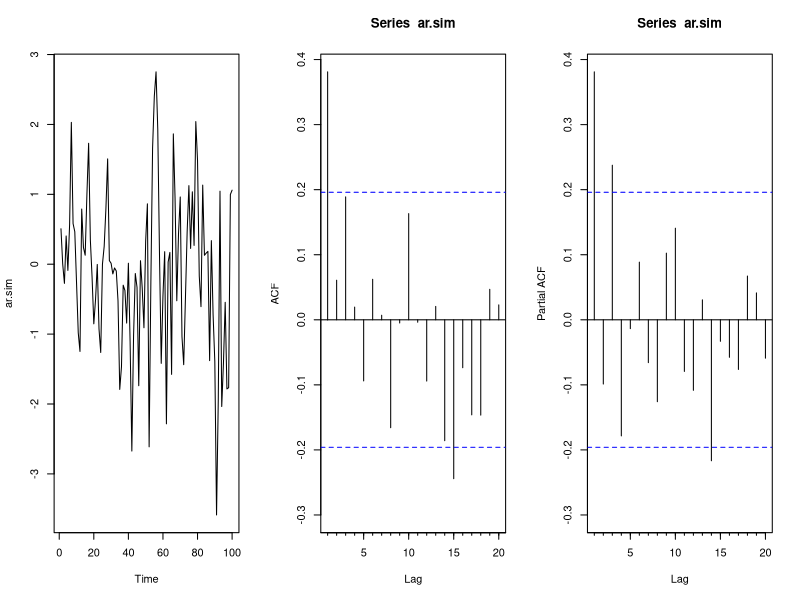
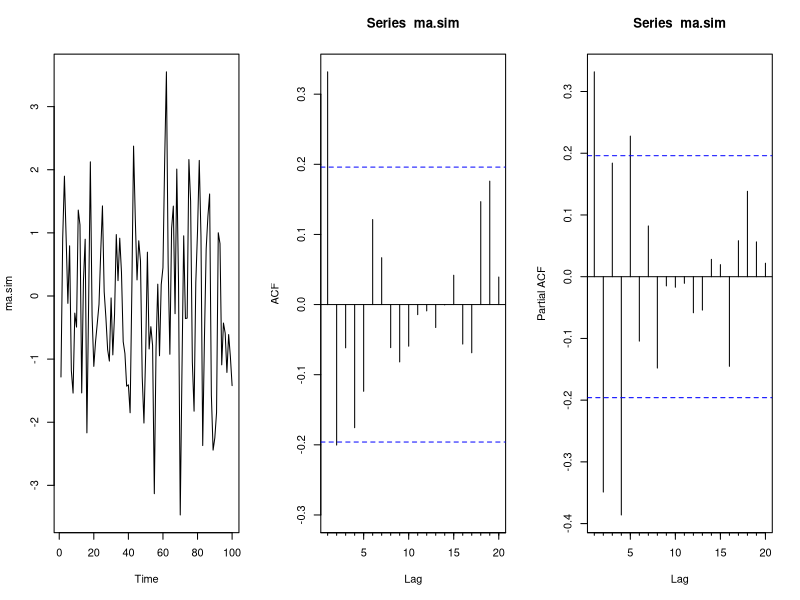
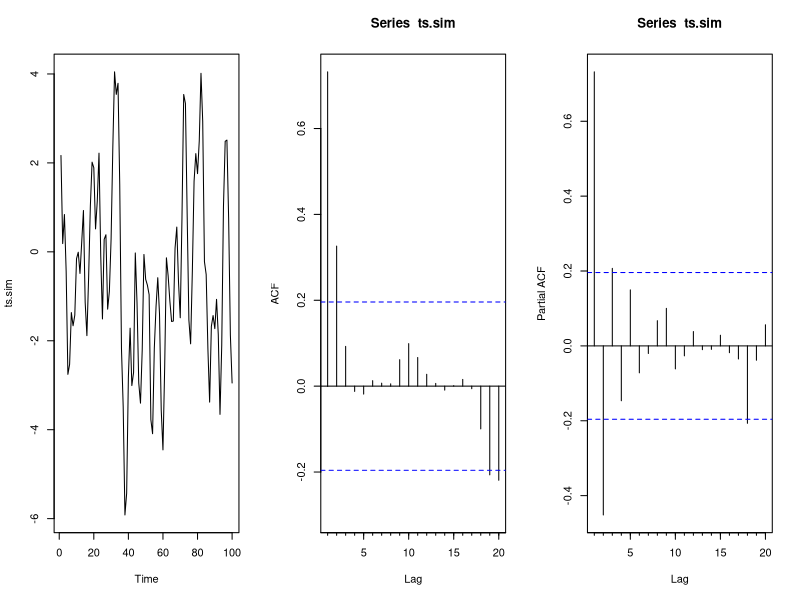
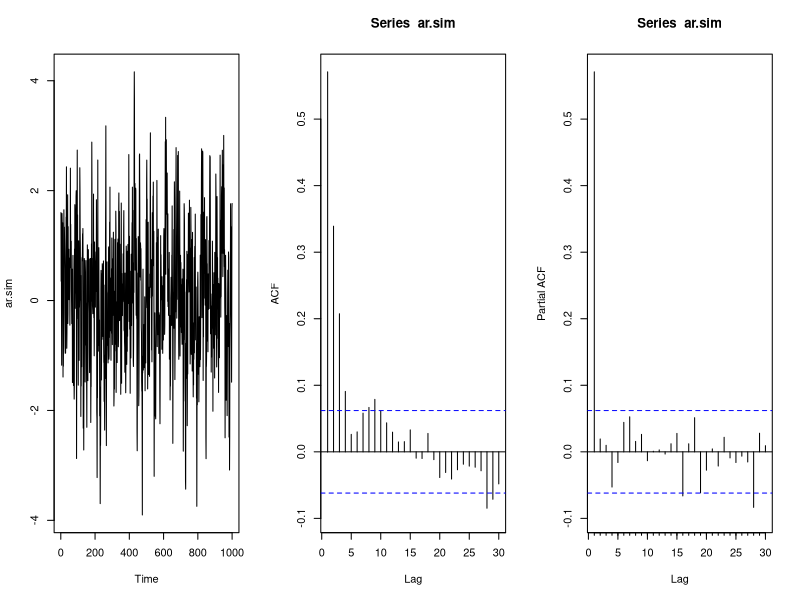
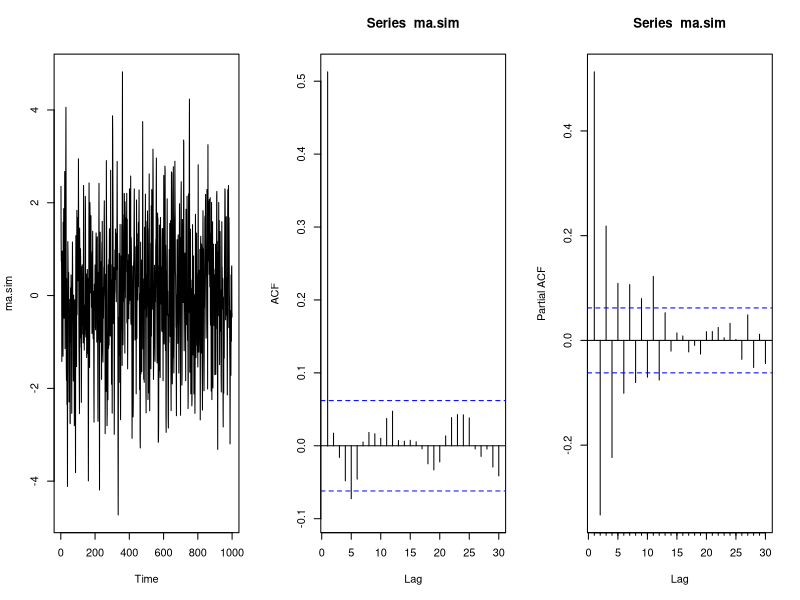
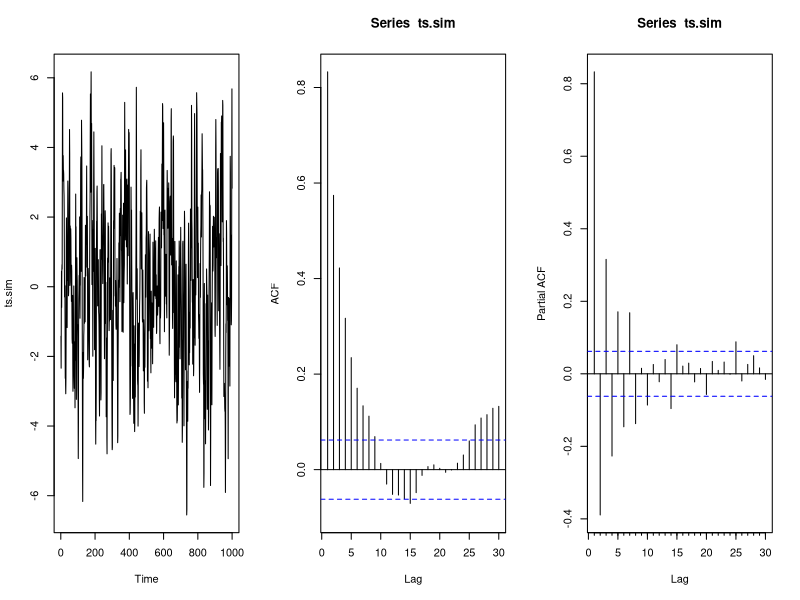
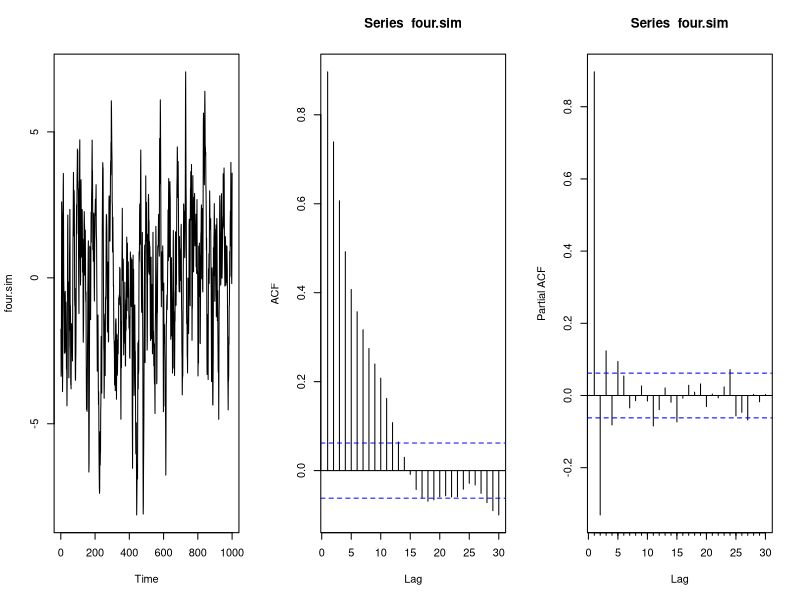

These charts were generated, in order, by the following R code:
## ---- chunk 1
knitr::opts_chunk$set(echo = TRUE)
## ---- chunk 2
library(forecast)
library(tseries)
## ---- chunk 3
par(mfrow=c(1,3))

ar.sim=arima.sim(model=list(ar=c(0.6)),n=100)
ts.plot(ar.sim)
ar.acf=Acf(ar.sim,plot=T)
ar.pacf=Acf(ar.sim,type="partial",plot=T)
 
ma.sim=arima.sim(model=list(ma=c(0.9)),n=100)
ts.plot(ma.sim)
ar.acf=Acf(ma.sim,plot=T)
ar.pacf=Acf(ma.sim,type="partial",plot=T)

ts.sim <- arima.sim(list(ar = 0.6, ma =.9), n = 100)
ts.plot(ts.sim)
ar.acf=Acf(ts.sim,plot=T)
ar.pacf=Acf(ts.sim,type="partial",plot=T)
## ---- chunk 4
par(mfrow=c(1,3))

ar.sim=arima.sim(model=list(ar=c(0.6)),n=1000)
ts.plot(ar.sim)
ar.acf=Acf(ar.sim,plot=T)
ar.pacf=Acf(ar.sim,type="partial",plot=T)
 
ma.sim=arima.sim(model=list(ma=c(0.9)),n=1000)
ts.plot(ma.sim)
ar.acf=Acf(ma.sim,plot=T)
ar.pacf=Acf(ma.sim,type="partial",plot=T)

ts.sim <- arima.sim(list(ar = 0.6, ma =.9), n = 1000)
ts.plot(ts.sim)
ar.acf=Acf(ts.sim,plot=T)
ar.pacf=Acf(ts.sim,type="partial",plot=T)
## ---- chunk 5
par(mfrow = c(1, 3))
four.sim= arima.sim(list(order = c(1, 0, 1), ar = 0.8, ma = 0.5), n = 1000)
ts.plot(four.sim)
ar.acf=Acf(four.sim,plot=T)
ar.pacf=Acf(four.sim,type="partial",plot=T)

